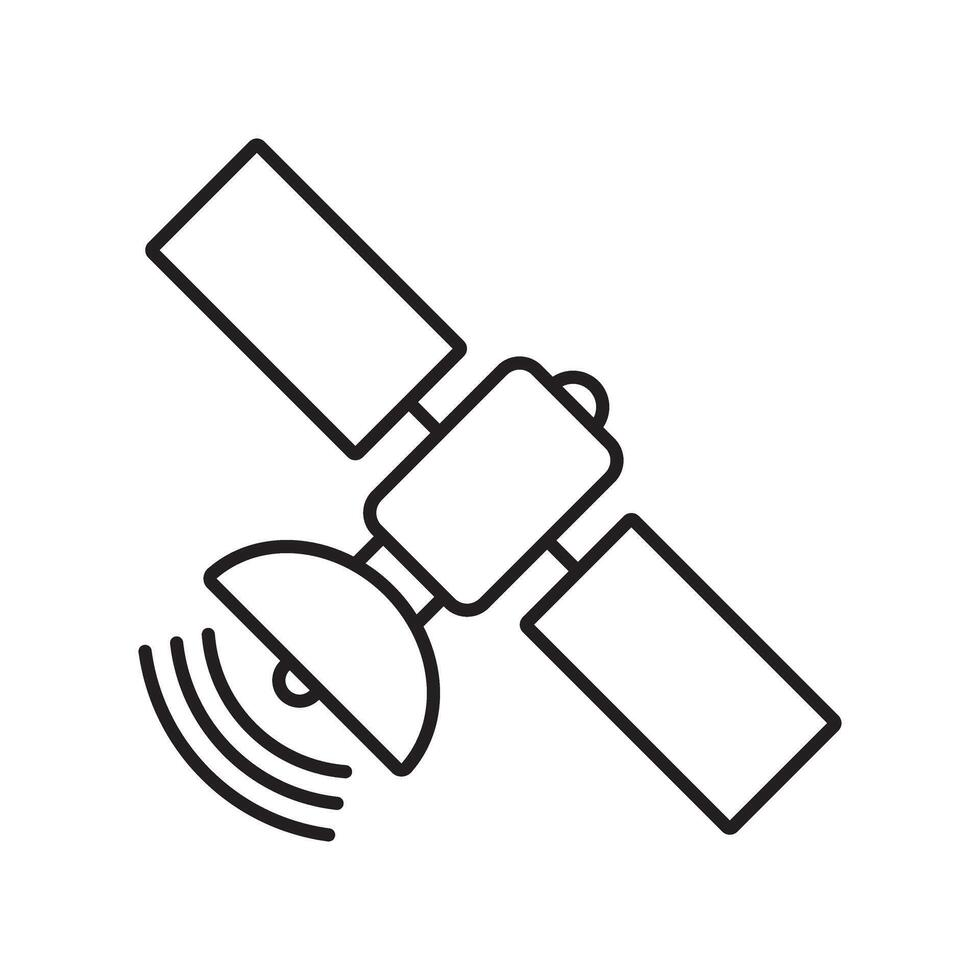
#> input picture firmware/assets/satellite.jpg, 980 x 980 px
$ python -i png2lvgl.py   (imports and definitions only)
#> lines starting #> are read from the running program, lines starting #| are printed output that depends on the picture
#> further down, picture is the input picture: PIL image 980x980 RGB; mean R, G, B 242, 241.8, 241.9
#!/usr/bin/env python3
"""Convert a picture into an LVGL 9 image compiled into the firmware.

    scripts/png2lvgl.py IN OUT.c NAME [--a8] [--trim] [--max W H] [--bold PX]

Writes OUT.c defining `const lv_image_dsc_t NAME`. Use it from C++ with
`extern "C" const lv_image_dsc_t NAME;` (the .c file is compiled as C) and
`lv_image_set_src(img, &NAME);`.

Two formats:

- default, RGB565A8: the panel's own 16-bit colour, then one alpha byte per
  pixel in a separate plane - 3 bytes/pixel. For pictures (the tyre screen's
  car).
- --a8: alpha only, 1 byte/pixel. LVGL draws it as a mask in the object's
  image_recolor colour (lv_draw_sw_img.c: `blend_dsc.color = recolor`), so ONE
  icon can be shown blue, orange or red to follow a state. For symbols.
  The shape comes from the alpha channel if the file has real transparency;
  otherwise from how far each pixel's brightness is from the background
  colour at the top-left corner, in either direction - so red-on-black,
  white-on-grey and a black outline on white all give the same kind of mask.

Either way the image is copied row by row when drawn, with no decoder and no
RAM copy.

--trim crops to the visible shape first, so pictures with different padding
come out the same size for the same --max. --max fits the result inside
W x H, keeping its aspect ratio. Resize here, not on the device: LVGL can
scale at draw time, but that turns a row copy into per-pixel filtering on
every redraw.

The assets in the firmware were made with:
    scripts/png2lvgl.py firmware/assets/fastback.png \\
        firmware/car_gauge_v1/car_img.c car_top --trim --max 200 280
    scripts/png2lvgl.py firmware/assets/oil_temp.png \\
        firmware/car_gauge_v1/icon_oil.c icon_oil --a8 --trim --max 60 46
    scripts/png2lvgl.py firmware/assets/coolant_temp.webp \\
        firmware/car_gauge_v1/icon_coolant.c icon_coolant --a8 --trim --max 46 40
    scripts/png2lvgl.py firmware/assets/turbo.jpg \\
        firmware/car_gauge_v1/icon_turbo.c icon_turbo --a8 --trim --max 50 50
    scripts/png2lvgl.py firmware/assets/hyundai_n_logo.png \\
        firmware/car_gauge_v1/n_logo_img.c n_logo --trim --max 280 130
  (hyundai_n_logo.png is hyundai_n_logo_orig.png - Wikipedia's Hyundai N
  badge - with every opaque pixel darker than luminance 90 set to #6A7480:
  the near-black outline and shadow would vanish on the dark panel.)
    scripts/png2lvgl.py firmware/assets/satellite.jpg \\
        firmware/car_gauge_v1/icon_sat.c icon_sat --a8 --trim --max 50 50 --bold 6
    rsvg-convert -w 480 -h 480 firmware/assets/flag_sports_score.svg -o /tmp/flag480.png
    scripts/png2lvgl.py /tmp/flag480.png \\
        firmware/car_gauge_v1/icon_flag.c icon_flag --a8 --trim --max 60 60

Where each source picture came from, and its licence: firmware/assets/README.md.

The output is generated - edit the source picture and re-run, never the .c.
"""
import argparse
import os
import sys

from PIL import Image

TRIM_THRESHOLD = 16   # alpha below this counts as background when trimming


def shape_mask(img):
    """Alpha mask (mode L) for --a8: real transparency if present, else
    brightness relative to the background colour."""
    rgba = img.convert("RGBA")
    a = rgba.getchannel("A")
#> a: PIL image 980x980 L; every value is 255
    if a.getextrema()[0] < 255:
        return a
    # The shape is whatever differs from the background, in either direction:
    # a bright symbol on black and a black outline on white both work.
    bg = max(rgba.getpixel((0, 0))[:3])
#> bg = 255
    span = max(1, bg, 255 - bg)
#> span = 255
    r, g, b, _ = rgba.split()
    bright = Image.merge("RGB", (r, g, b)).convert("RGB")
    px = bright.load()
    w, h = bright.size
#> w = 980; h = 980
    out = Image.new("L", (w, h))
#> out: PIL image 980x980 L; every value is 0
    op = out.load()
    for y in range(h):
        for x in range(w):
            m = max(px[x, y])
            op[x, y] = min(255, abs(m - bg) * 255 // span)
    return out


def trim_box(alpha, threshold):
    return alpha.point(lambda v: 255 if v >= threshold else 0).getbbox()


def c_array(data):
    return "\n".join("  " + ", ".join(f"0x{b:02x}" for b in data[i:i + 16]) + ","
                     for i in range(0, len(data), 16))


# [82 lines left out: function main, not called in this run]


# [2 lines not run here, left out]

>>> from PIL import Image
>>> picture = Image.open('../firmware/assets/satellite.jpg')
>>> result = shape_mask(picture)
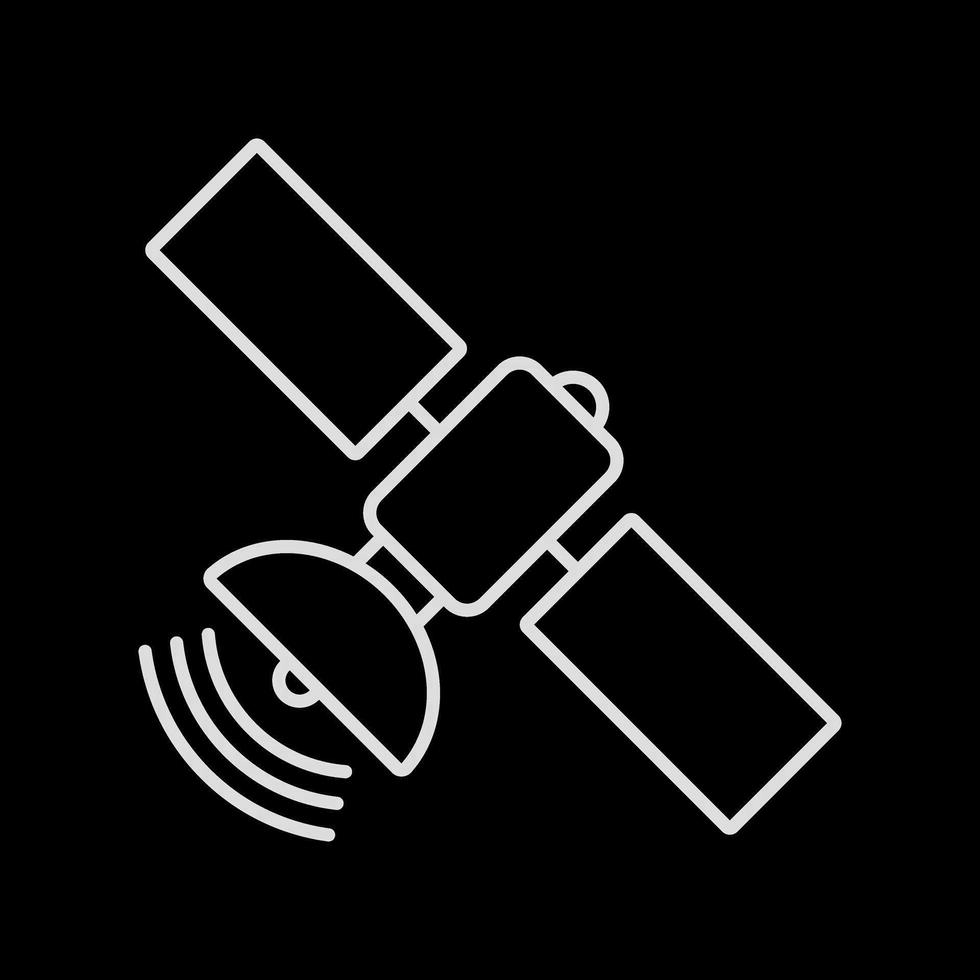
#> result: PIL image 980x980 L; min 0, max 255, mean 13
